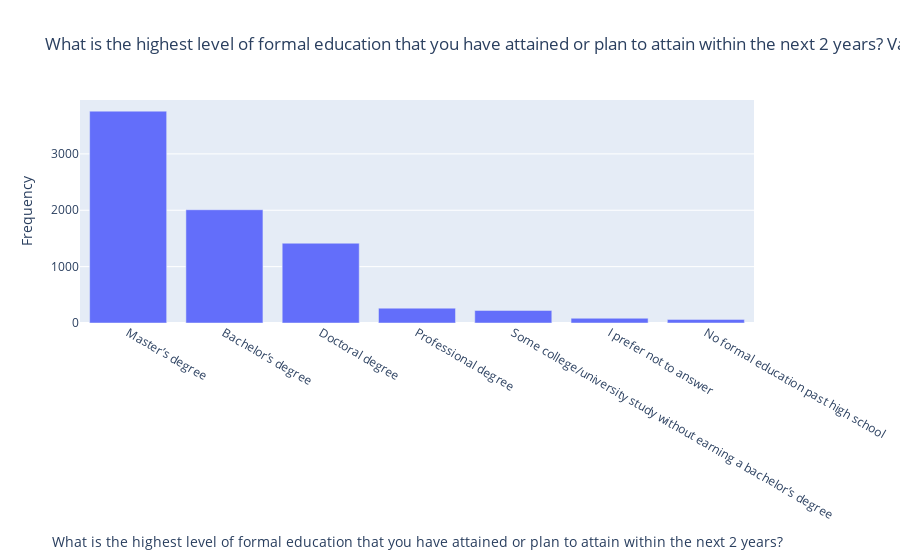

Here is the notebook cell this chart was saved with:
### Markdown cell above
#### 4. What are the highest levels of formal education attained by respondents?

### Code cell
import numpy as np
import pandas as pd
import plotly.graph_objs as go
from plotly.offline import iplot, init_notebook_mode

# Enable Plotly in offline mode
init_notebook_mode(connected=True)



# If the DataFrame has DateTimeIndex or MultiIndex, convert it
if isinstance(df, (pd.DatetimeIndex, pd.MultiIndex)):
    df = df.to_frame(index=False)

# Remove any pre-existing indices for ease of use in the D-Tale code, but this is not required
df = df.reset_index().drop('index', axis=1, errors='ignore')
df.columns = [str(c) for c in df.columns]  # Ensure column names are strings

# Filter and prepare the data for plotting
s = df[~pd.isnull(df['What is the highest level of formal education that you have attained or plan to attain within the next 2 years?'])]['What is the highest level of formal education that you have attained or plan to attain within the next 2 years?']
chart = pd.value_counts(s).to_frame(name='data')
chart['percent'] = (chart['data'] / chart['data'].sum()) * 100
chart.index.name = 'labels'
chart = chart.reset_index().sort_values(['data', 'labels'], ascending=[False, True])
chart = chart[:100]

# Create the bar chart
charts = [go.Bar(x=chart['labels'].values, y=chart['data'].values, name='Frequency')]
figure = go.Figure(data=charts, layout=go.Layout({
    'barmode': 'group',
    'legend': {'orientation': 'h'},
    'title': {'text': 'What is the highest level of formal education that you have attained or plan to attain within the next 2 years? Value Counts'},
    'xaxis': {'title': {'text': 'What is the highest level of formal education that you have attained or plan to attain within the next 2 years?'}},
    'yaxis': {'title': {'text': 'Frequency'}}
}))

iplot(figure)

### Figure 1 — Plotly figure (JSON) as saved in the notebook; plotly's stock layout.template omitted (floating-point values rounded to 4 significant figures)
{"data": [{"name": "Frequency", "type": "bar", "x": ["Master’s degree", "Bachelor’s degree", "Doctoral degree", "Professional degree", "Some college/university study without earning a bachelor’s degree", "I prefer not to answer", "No formal education past high school"], "y": [3758, 2009, 1415, 263, 223, 84, 64]}], "layout": {"barmode": "group", "legend": {"orientation": "h"}, "title": {"text": "What is the highest level of formal education that you have attained or plan to attain within the next 2 years? Value Counts"}, "xaxis": {"title": {"text": "What is the highest level of formal education that you have attained or plan to attain within the next 2 years?"}}, "yaxis": {"title": {"text": "Frequency"}}}}
